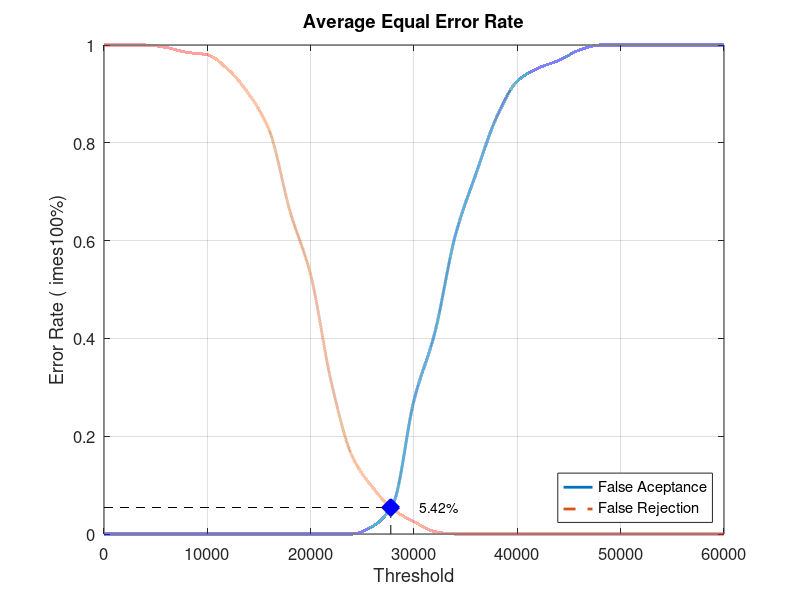
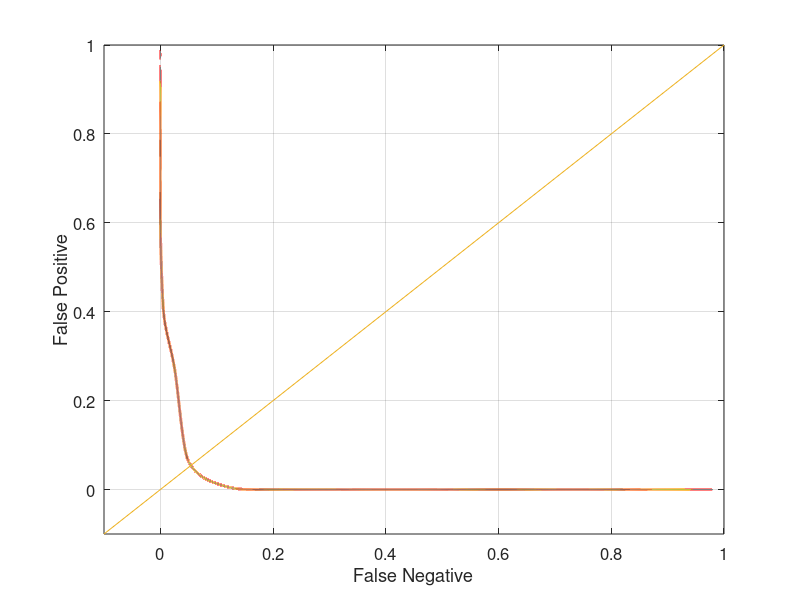

MATLAB code to generate these figures, in order:
close all;
clear;
clc;
x = 0:2000:60000;
xq = 0:0.5:60000;

y0 = [0 0 0 0 0 0 0 0 0 0 0 0 0 0.0157895 0.0631579 0.273684 0.410526 0.610526 0.736842 0.852632 0.926316 0.952632 0.968421 0.989474 1 1 1 1 1 1 1]
yy0 = interp1(x, y0, xq, 'pchip');
y1 = [1 1 1 0.995 0.985 0.98 0.95 0.9 0.825 0.66 0.53 0.31 0.16 0.095 0.05 0.025 0.005 0 0 0 0 0 0 0 0 0 0 0 0 0 0]
yy1 = interp1(x, y1, xq, 'pchip');

% Calculating EER: 
y2 = abs(y0 - y1);
find(y2 == min(y2))
yy2 = abs(yy0 - yy1);
xEER = find(yy2 == min(yy2));
xEERIndex = xq(xEER) % X-axis EER
yEER = yy0(xEER) % Y-axis EER

main = figure
plot(xq, yy0,'-','LineWidth', 2);	hold on
plot(xq, yy1,'--','LineWidth', 2);	hold on
plot([xEERIndex xEERIndex], [0 yEER], 'k--');	hold on
plot([0 xEERIndex], [yEER yEER], 'k--');	hold on
plot(xEERIndex, yEER, 'bx', 'LineWidth', 10);	hold on
text(xEERIndex + 10 * xEERIndex / 100, yEER, [num2str(round((10000 * yEER)) / 100) '%'])
legend('False Aceptance', 'False Rejection', 'Location', 'SouthEast')
xlabel('Threshold')
ylabel('Error Rate (	imes100%)')
title('Average Equal Error Rate')
set(gca, 'FontSize', 12)
axis([0 60000 0 1])
grid on

print(main, 'Database4_2Main', '-dpng');
FNRxFPR = figure('Color', [1 1 1]);
plot(yy1, yy0, '-', yy1, yy0, 'LineWidth', 2);
hold on
y = -0.1:0.1:1
plot(y, y); 
set(gca, 'FontSize', 12)
xlabel('False Negative')
ylabel('False Positive')
axis([-0.1 1 -0.1 1])
set(gca, 'FontSize', 12)
grid on

print(FNRxFPR, 'Database4_2FNRxFPR','-dpng');
